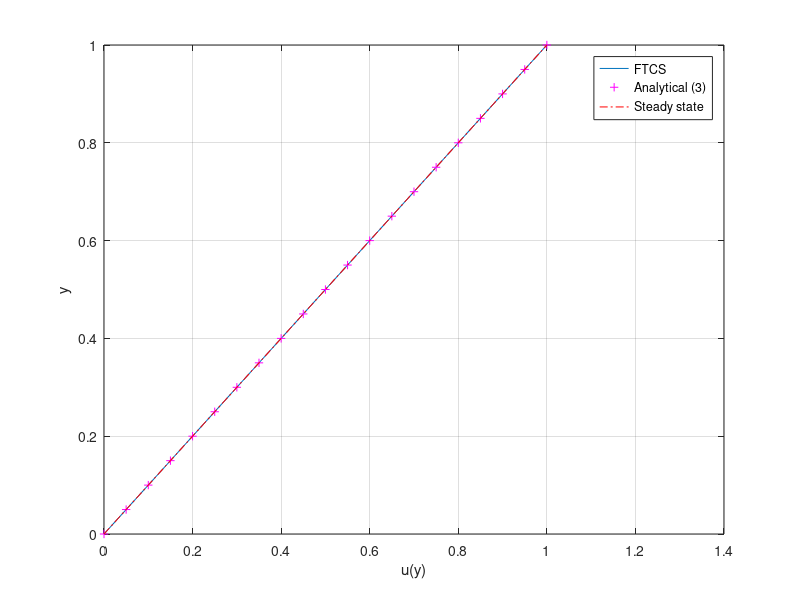

The MATLAB script that drew this image:
% Solving the 1D diffusion equation using Implicit Euler 
% scheme in time and comparing with analytical solutions.
clear all
close all
clc

% Number of grid points (excluding boundary points) and cell size
jmax=21;
dy=1/(jmax-1);

% Initialize velocity arrays and set right B.C.
u=zeros(jmax,1);
U3=zeros(1,jmax);
u(jmax)=1;

% y-array for computation of exact solution
y=linspace(0,1,jmax);

% Time step and end of simulation
dt=0.00125;
tstop=1;
nmax=ceil(tstop/dt);

% Scale dt stop at tstop
dt=tstop/nmax;
% Stable for r <= 0.5
r=dt/dy^2;
A = diag((1+2*r)*ones(1,jmax)) + diag(-r*ones(1,jmax-1),1) + diag(-r*ones(1,jmax-1),-1);
A(1,1)=1; A(1,2)=0;
A(jmax,jmax-1)=0; A(jmax,jmax)=1;
b = u;

for n=1:nmax
    % Solve matrix A u(n+1) = b using built-in matlab function mldivide()
    u = A \ b;
    b = u;
    
    t=dt*n;
    t=0.5/sqrt(t);
    i = (0:5)'; % Sum the analytic solution (3) up to n=5
    U3= sum(erfc((2*i+1-y)*t)-erfc((2*i+1+y)*t)); % Analytic solution
    
    plot(u,y,U3,y,'m+')
    drawnow;                 
end

hold on
xlabel('u(y)')
ylabel('y')
% plot the steady state solution
plot(y,y,'r-.')
grid()
legend('FTCS','Analytical (3)','Steady state','Location','best')
hold off